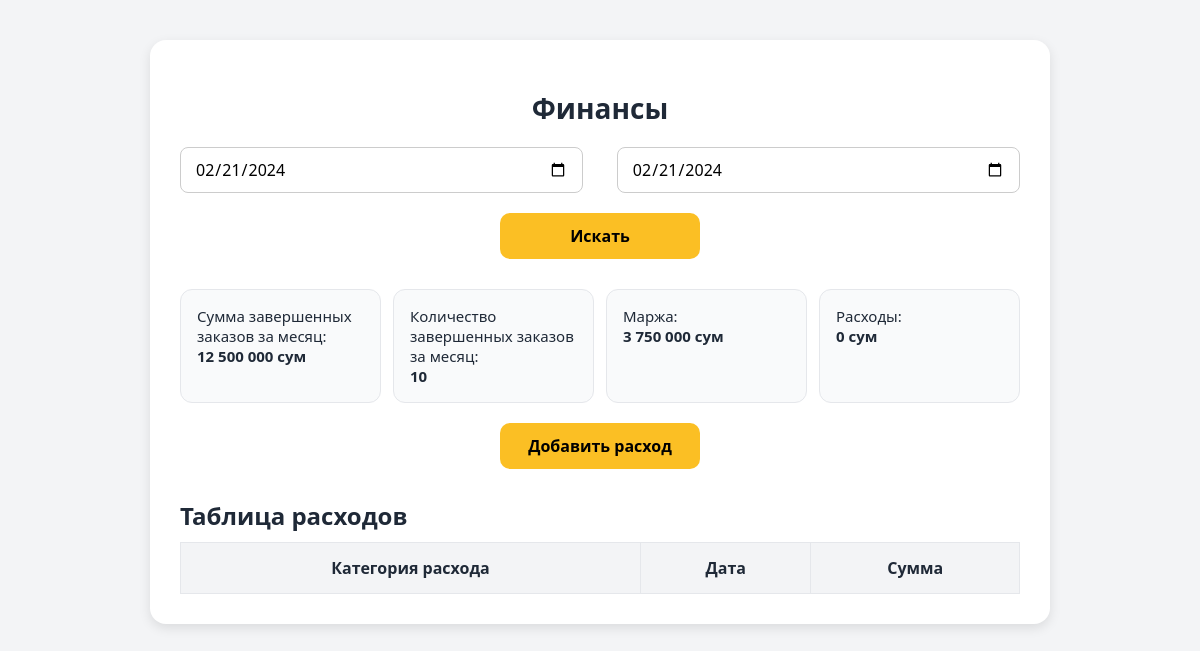
/money/ (signed in), run on an earlier commit of the app's database.
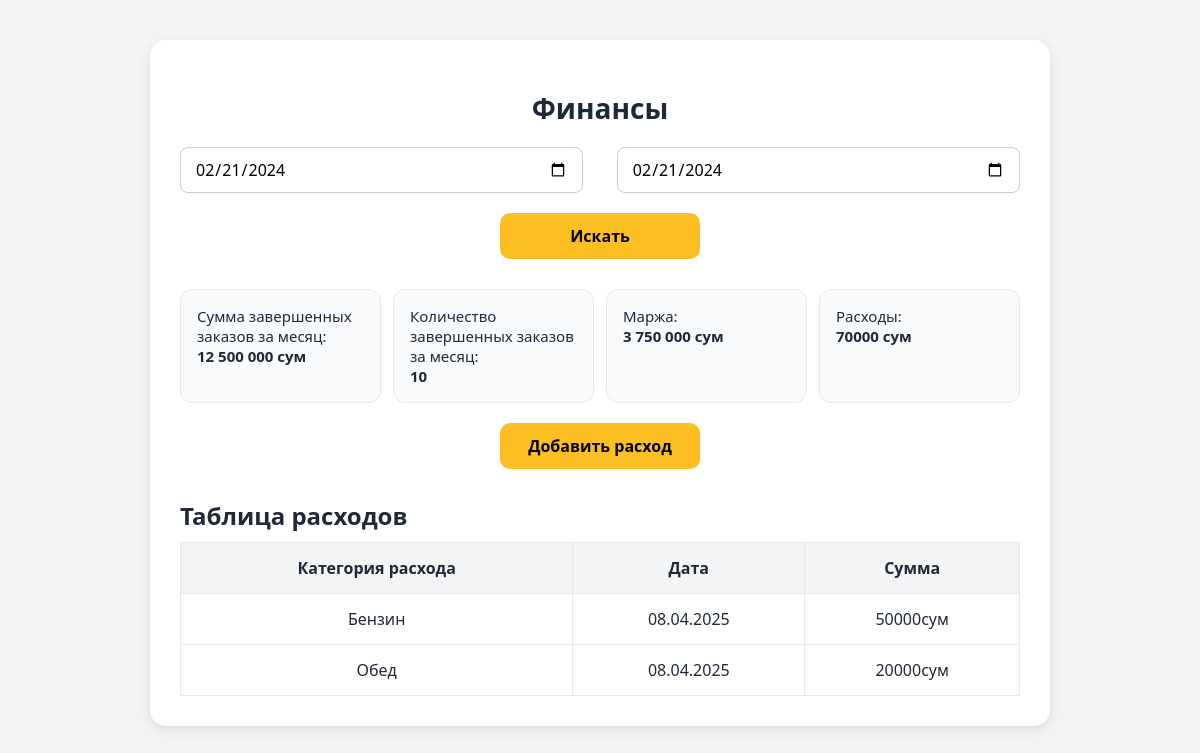
And on a later commit of the database.
### backend/models.py (models this page shows, shortened)
class Finance(models.Model):
    name=models.CharField(max_length=60)
    sum=models.IntegerField(default=0)
    created_at=models.DateField(auto_now_add=True)

### backend/views.py (the view)
# urls.py: path('money/',views.Money.as_view(),name='money'),
class Money(LoginRequiredMixin,TemplateView):
   template_name = 'money.html'
   login_url = reverse_lazy('login')
   def get_context_data(self, *, object_list=None, **kwargs):
      context = super().get_context_data(**kwargs)
      first = self.request.GET.get('first')
      second=self.request.GET.get('second')
      today = now()
      query=Finance.objects.filter(
          created_at__year=today.year,
          created_at__month=today.month
      )
      if first and second:
         query = query.filter(created_at__range=(first, second))
      context['money'] = query
      context['cost']=query.aggregate(total_sum=Sum('sum'))['total_sum'] or 0
      return context

### backend/templates/money.html (shortened to what this page needs)
<!DOCTYPE html>
<html lang="ru">
<head>
</head>
<body>
  <div class="container">
    <h1>Финансы</h1>
    <form action="" method="GET">
    <div class="dates">
      <input type="date" value="2024-02-21" name="first">
      <input type="date" value="2024-02-21" name="second">
    </div>
      <button class="add-button" > Искать </button>
      </form>
    <div class="stats">
      <div class="stat">Сумма завершенных заказов за месяц: <br><strong>12 500 000 сум</strong></div>
      <div class="stat">Количество завершенных заказов за месяц: <br><strong>10</strong></div>
      <div class="stat">Маржа: <br><strong>3 750 000 сум</strong></div>
      <div class="stat">Расходы: <br><strong>{{cost}} сум</strong></div>
    </div>
    <button class="add-button" onclick="window.location.href='{% url 'create_money' %}'">Добавить расход</button>
    <h2 style="margin-bottom: 10px;">Таблица расходов</h2>
    <table>
      <thead>
        <tr>
          <th>Категория расхода</th>
          <th>Дата</th>
          <th>Сумма</th>
        </tr>
      </thead>
      <tbody>
      {% for item in money %}
        <tr>
          <td>{{item.name}}</td>
          <td>{{item.created_at|date:"d.m.Y"}}</td>
          <td>{{item.sum}}сум</td>
        </tr>
      {% endfor %}
      </tbody>
    </table>
  </div>
</body>
</html>

### backend/templates/money.html (style rules this page uses)
* { box-sizing: border-box; font-family: "Segoe UI", sans-serif; }
body { background-color: #f3f4f6; margin: 0; padding: 40px; color: #1f2937; }
.container { max-width: 900px; margin: auto; background: #ffffff; border-radius: 16px; padding: 30px; box-shadow: 0 4px 12px rgba(0, 0, 0, 0.1); }
h1 { text-align: center; font-size: 28px; margin-bottom: 20px; }
.dates { display: flex; justify-content: space-between; margin-bottom: 20px; }
.dates input { padding: 10px 14px; font-size: 16px; border-radius: 8px; border: 1px solid #ccc; width: 48%; }
.stats { display: flex; flex-wrap: wrap; gap: 12px; margin-bottom: 20px; }
.stat { background-color: #f9fafb; padding: 16px; border-radius: 12px; flex: 1; min-width: 200px; font-size: 15px; font-weight: 500; border: 1px solid #e5e7eb; }
.add-button { display: block; width: 200px; margin: 0 auto 30px; padding: 12px; background-color: #fbbf24; border: none; border-radius: 10px; font-size: 16px; font-weight: bold; cursor: pointer; transition: background 0.3s; }
table { width: 100%; border-collapse: collapse; }
th, td { padding: 14px; border: 1px solid #e5e7eb; text-align: center; font-size: 16px; }
th { background-color: #f3f4f6; font-weight: 600; }

What changed in the data, as far as the page shows it:
added Finance: name "Бензин", created_at "08.04.2025", sum "50000"
added Finance: name "Обед", created_at "08.04.2025", sum "20000"
Also different on the page:
{{ cost }}: "0" → "70000"
